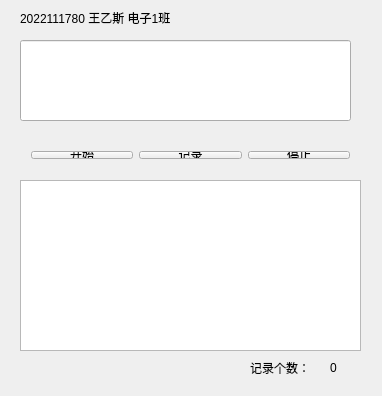
<?xml version="1.0" encoding="UTF-8"?>
<ui version="4.0">
 <class>Widget</class>
 <widget class="QWidget" name="Widget">
  <property name="geometry">
   <rect>
    <x>0</x>
    <y>0</y>
    <width>382</width>
    <height>396</height>
   </rect>
  </property>
  <property name="windowTitle">
   <string>Widget</string>
  </property>
  <widget class="QLabel" name="label">
   <property name="geometry">
    <rect>
     <x>20</x>
     <y>10</y>
     <width>241</width>
     <height>16</height>
    </rect>
   </property>
   <property name="text">
    <string>2022111780 王乙斯 电子1班</string>
   </property>
  </widget>
  <widget class="QLabel" name="label_2">
   <property name="geometry">
    <rect>
     <x>250</x>
     <y>360</y>
     <width>72</width>
     <height>15</height>
    </rect>
   </property>
   <property name="text">
    <string>记录个数：</string>
   </property>
  </widget>
  <widget class="QLabel" name="step">
   <property name="geometry">
    <rect>
     <x>330</x>
     <y>360</y>
     <width>72</width>
     <height>15</height>
    </rect>
   </property>
   <property name="text">
    <string>0</string>
   </property>
  </widget>
  <widget class="QListWidget" name="listWidget">
   <property name="geometry">
    <rect>
     <x>20</x>
     <y>180</y>
     <width>341</width>
     <height>171</height>
    </rect>
   </property>
  </widget>
  <widget class="QLineEdit" name="lineEdit">
   <property name="geometry">
    <rect>
     <x>20</x>
     <y>40</y>
     <width>331</width>
     <height>81</height>
    </rect>
   </property>
  </widget>
  <widget class="QWidget" name="">
   <property name="geometry">
    <rect>
     <x>20</x>
     <y>140</y>
     <width>341</width>
     <height>30</height>
    </rect>
   </property>
   <layout class="QHBoxLayout" name="horizontalLayout">
    <item>
     <widget class="QPushButton" name="begin">
      <property name="text">
       <string>开始</string>
      </property>
     </widget>
    </item>
    <item>
     <widget class="QPushButton" name="record">
      <property name="text">
       <string>记录</string>
      </property>
     </widget>
    </item>
    <item>
     <widget class="QPushButton" name="pushButton_3">
      <property name="text">
       <string>停止</string>
      </property>
     </widget>
    </item>
   </layout>
  </widget>
 </widget>
 <layoutdefault spacing="6" margin="11"/>
 <resources/>
 <connections/>
</ui>
